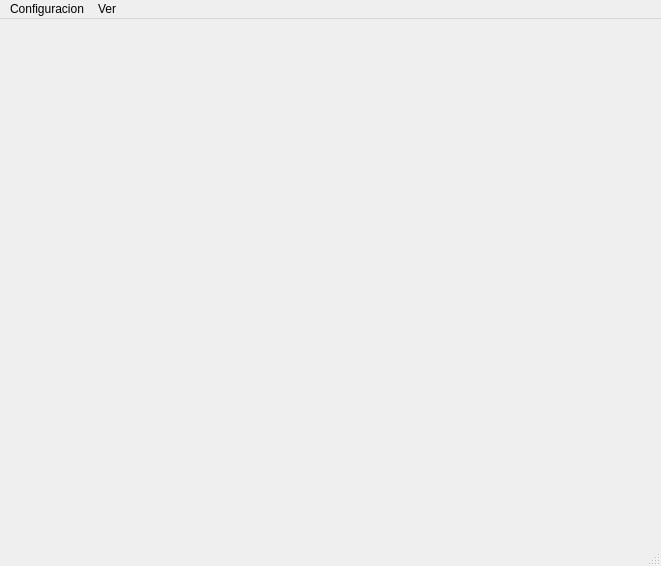
<?xml version="1.0" encoding="UTF-8"?>
<ui version="4.0">
 <class>MainWindow</class>
 <widget class="QMainWindow" name="MainWindow">
  <property name="geometry">
   <rect>
    <x>0</x>
    <y>0</y>
    <width>661</width>
    <height>566</height>
   </rect>
  </property>
  <property name="windowTitle">
   <string>Ventana principal</string>
  </property>
  <widget class="QWidget" name="centralwidget">
   <layout class="QVBoxLayout" name="verticalLayout">
    <property name="leftMargin">
     <number>0</number>
    </property>
    <property name="rightMargin">
     <number>0</number>
    </property>
    <property name="bottomMargin">
     <number>0</number>
    </property>
    <item>
     <widget class="QStackedWidget" name="stackedWidget">
      <widget class="QWidget" name="page"/>
      <widget class="QWidget" name="page_2"/>
     </widget>
    </item>
   </layout>
  </widget>
  <widget class="QMenuBar" name="menubar">
   <property name="geometry">
    <rect>
     <x>0</x>
     <y>0</y>
     <width>661</width>
     <height>18</height>
    </rect>
   </property>
   <widget class="QMenu" name="menuConfiguration">
    <property name="title">
     <string>Configuracion</string>
    </property>
    <addaction name="action_database"/>
    <addaction name="action_schedules"/>
    <addaction name="action_workers"/>
    <addaction name="action_daysoff"/>
   </widget>
   <widget class="QMenu" name="menuVer">
    <property name="title">
     <string>Ver</string>
    </property>
    <addaction name="action_assistence"/>
    <addaction name="action_registers"/>
   </widget>
   <addaction name="menuConfiguration"/>
   <addaction name="menuVer"/>
  </widget>
  <widget class="QStatusBar" name="statusbar"/>
  <action name="action_database">
   <property name="text">
    <string>Base de datos</string>
   </property>
  </action>
  <action name="action_registers">
   <property name="text">
    <string>Registros</string>
   </property>
  </action>
  <action name="action_schedules">
   <property name="text">
    <string>Horarios</string>
   </property>
  </action>
  <action name="action_workers">
   <property name="text">
    <string>Trabajadores</string>
   </property>
  </action>
  <action name="action_daysoff">
   <property name="text">
    <string>Dias libres</string>
   </property>
  </action>
  <action name="action_assistence">
   <property name="text">
    <string>Tabla de asistencias</string>
   </property>
  </action>
 </widget>
 <resources/>
 <connections/>
</ui>
